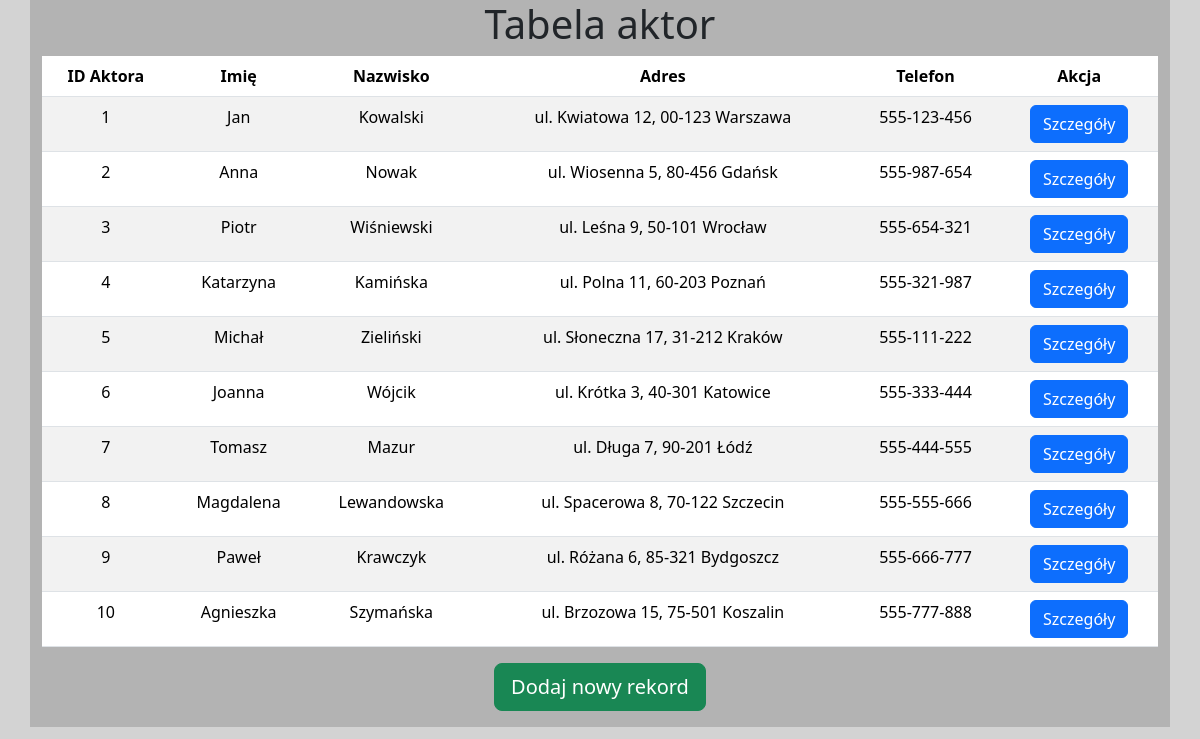
Page /aktor/index.php (signed in) on the committed database.
### tables this page shows
CREATE TABLE `aktor` (
                         `id_aktora` int(11) NOT NULL,
                         `imie` varchar(50) DEFAULT NULL,
                         `nazwisko` varchar(50) DEFAULT NULL,
                         `adres` varchar(255) DEFAULT NULL,
                         `telefon` varchar(50) DEFAULT NULL
);

### aktor/index.php (the view, shortened to what this page needs)
<!doctype html>
<html lang="pl">
<head>
    <link href="https://cdn.jsdelivr.net/npm/bootstrap@5.3.3/dist/css/bootstrap.min.css" rel="stylesheet">
    <link rel="stylesheet" type="text/css" href="/styles/core.css" />
</head>
<body>
    <div class="container container-lg">
        <h1>Tabela aktor</h1>
        <table class="table table-striped">
            <thead>
                <tr>
                    <th>ID Aktora</th>
                    <th>Imię</th>
                    <th>Nazwisko</th>
                    <th>Adres</th>
                    <th>Telefon</th>
                    <th>Akcja</th>
                </tr>
            </thead>
            <tbody>
            <?php
                $db = mysqli_connect("localhost", "root", "", "filmy");
                $result = mysqli_query($db, "SELECT * FROM aktor");
                while ($row = mysqli_fetch_assoc($result)): ?>
                    <tr>
                        <td><?php echo $row["id_aktora"] ?></td>
                        <td><?php echo $row["imie"] ?></td>
                        <td><?php echo $row["nazwisko"] ?></td>
                        <td><?php echo $row["adres"] ?></td>
                        <td><?php echo $row["telefon"] ?></td>
                        <td><a href="edit.php?id=<?php echo $row["id_aktora"]; ?>"><button class="btn btn-primary">Szczegóły</button> </a></td>
                    </tr>
                <?php endwhile;
                ?>
            </tbody>
        </table>
        <a href="new.php"><button class="btn btn-lg btn-success mb-3">Dodaj nowy rekord</button></a>
    </div>
</body>
</html>

### styles/core.css (style rules this page uses)
body { background-color: #d3d3d3 !important; }
.container { margin: auto; text-align: center; background-color: #b3b3b3; display: flex; flex-direction: column; justify-content: center; align-items: center; }

### rows in the picture
aktor: id_aktora "1", imie "Jan", nazwisko "Kowalski", adres "ul. Kwiatowa 12, 00-123 Warszawa", telefon "555-123-456"
aktor: id_aktora "2", imie "Anna", nazwisko "Nowak", adres "ul. Wiosenna 5, 80-456 Gdańsk", telefon "555-987-654"
aktor: id_aktora "3", imie "Piotr", nazwisko "Wiśniewski", adres "ul. Leśna 9, 50-101 Wrocław", telefon "555-654-321"
aktor: id_aktora "4", imie "Katarzyna", nazwisko "Kamińska", adres "ul. Polna 11, 60-203 Poznań", telefon "555-321-987"
aktor: id_aktora "5", imie "Michał", nazwisko "Zieliński", adres "ul. Słoneczna 17, 31-212 Kraków", telefon "555-111-222"
aktor: id_aktora "6", imie "Joanna", nazwisko "Wójcik", adres "ul. Krótka 3, 40-301 Katowice", telefon "555-333-444"
aktor: id_aktora "7", imie "Tomasz", nazwisko "Mazur", adres "ul. Długa 7, 90-201 Łódź", telefon "555-444-555"
aktor: id_aktora "8", imie "Magdalena", nazwisko "Lewandowska", adres "ul. Spacerowa 8, 70-122 Szczecin", telefon "555-555-666"
aktor: id_aktora "9", imie "Paweł", nazwisko "Krawczyk", adres "ul. Różana 6, 85-321 Bydgoszcz", telefon "555-666-777"
aktor: id_aktora "10", imie "Agnieszka", nazwisko "Szymańska", adres "ul. Brzozowa 15, 75-501 Koszalin", telefon "555-777-888"
